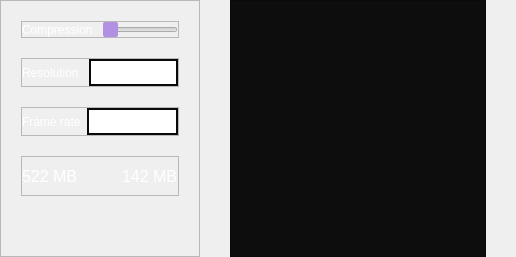
               <widget class="QFrame" name="display">
                <property name="minimumSize">
                 <size>
                  <width>0</width>
                  <height>0</height>
                 </size>
                </property>
                <property name="frameShape">
                 <enum>QFrame::NoFrame</enum>
                </property>
                <property name="frameShadow">
                 <enum>QFrame::Raised</enum>
                </property>
                <layout class="QHBoxLayout" name="horizontalLayout_12">
                 <property name="spacing">
                  <number>0</number>
                 </property>
                 <property name="leftMargin">
                  <number>0</number>
                 </property>
                 <property name="topMargin">
                  <number>0</number>
                 </property>
                 <property name="rightMargin">
                  <number>0</number>
                 </property>
                 <property name="bottomMargin">
                  <number>0</number>
                 </property>
                 <item>
                  <widget class="QFrame" name="optimize_menu">
                   <property name="maximumSize">
                    <size>
                     <width>200</width>
                     <height>16777215</height>
                    </size>
                   </property>
                   <property name="styleSheet">
                    <string notr="true">QLabel{
	color:#FFFFFF;
}
QComboBox
{
	color:#ffffff;
    border: 2px solid #090909;
    padding-left: 10px;
    padding-right: 10px;
    padding-top: 3px;
    padding-bottom: 4px;
}


QComboBox:hover:!pressed
{
    border-color: rgb(102, 102, 102);
}

QComboBox::pressed
{
}

QComboBox QAbstractItemView
 {
    background: #121212;
    selection-background-color: #121212;
   padding-left: 9px;
   padding-right: 9px;
}

QComboBox QAbstractItemView::item
{
	color:#FFFFFF;
	padding-top: 3px;
    padding-bottom: 4px;
}


QComboBox::drop-down
{
    border: none;
    padding-right: 8px;
}

QComboBox::down-arrow
{
    image: url(:/Cliptimizer/icons/downarrow.svg);
    height: 6px;
    width: 12px;
}

QScrollBar:vertical {
	 border:none;
		background: #323232;
		width:5px;
	margin:15px 0 15px 0;
	border-radius:0px;
    }
QScrollBar::handle:vertical {
	background-color: #222222;
        min-height:20px;
	border-radius:5px;
    }
QScrollBar::add-line:vertical {
        background-color: rgb(44, 44, 44);
     height: 0px;
     subcontrol-position: bottom;
    subcontrol-origin: margin;
    }
 QScrollBar::sub-line:vertical {
  background-color: rgb(44, 44, 44);
       height: 0 px;
       subcontrol-position: top;
       subcontrol-origin: margin;
    }
QScrollBar::up-arrow:vertical, QScrollBar::down-aroow:vertical{
	background:none;
}
QScrollBar::add-page:vertical, QScrollBar::sub-page:vertical{
	background:none;
}

</string>
                   </property>
                   <property name="frameShape">
                    <enum>QFrame::StyledPanel</enum>
                   </property>
                   <property name="frameShadow">
                    <enum>QFrame::Raised</enum>
                   </property>
                   <layout class="QVBoxLayout" name="verticalLayout_6">
                    <property name="spacing">
                     <number>20</number>
                    </property>
                    <property name="leftMargin">
                     <number>20</number>
                    </property>
                    <property name="topMargin">
                     <number>20</number>
                    </property>
                    <property name="rightMargin">
                     <number>20</number>
                    </property>
                    <property name="bottomMargin">
                     <number>20</number>
                    </property>
                    <item>
                     <widget class="QFrame" name="frame_7">
                      <property name="frameShape">
                       <enum>QFrame::StyledPanel</enum>
                      </property>
                      <property name="frameShadow">
                       <enum>QFrame::Raised</enum>
                      </property>
                      <layout class="QHBoxLayout" name="horizontalLayout_13">
                       <property name="spacing">
                        <number>10</number>
                       </property>
                       <property name="leftMargin">
                        <number>0</number>
                       </property>
                       <property name="topMargin">
                        <number>0</number>
                       </property>
                       <property name="rightMargin">
                        <number>0</number>
                       </property>
                       <property name="bottomMargin">
                        <number>0</number>
                       </property>
                       <item>
                        <widget class="QLabel" name="label_4">
                         <property name="text">
                          <string>Compression</string>
                         </property>
                        </widget>
                       </item>
                       <item>
                        <widget class="QSlider" name="optimizeSlider">
                         <property name="styleSheet">
                          <string notr="true">QSlider::handle:horizontal{ 
		background-color:#b290e2;
		border-radius:2px;
} 
QSlider:handle:horizontal:hover{
        background: #a081cb;
}
QSlider:handle:horizontal:pressed{
        background: #8e73b4;
}</string>
                         </property>
                         <property name="maximum">
                          <number>50</number>
                         </property>
                         <property name="singleStep">
                          <number>2</number>
                         </property>
                         <property name="orientation">
                          <enum>Qt::Horizontal</enum>
                         </property>
                        </widget>
                       </item>
                      </layout>
                     </widget>
                    </item>
                    <item>
                     <widget class="QFrame" name="frame_11">
                      <property name="frameShape">
                       <enum>QFrame::StyledPanel</enum>
                      </property>
                      <property name="frameShadow">
                       <enum>QFrame::Raised</enum>
                      </property>
                      <layout class="QHBoxLayout" name="horizontalLayout_14">
                       <property name="spacing">
                        <number>10</number>
                       </property>
                       <property name="leftMargin">
                        <number>0</number>
                       </property>
                       <property name="topMargin">
                        <number>0</number>
                       </property>
                       <property name="rightMargin">
                        <number>0</number>
                       </property>
                       <property name="bottomMargin">
                        <number>0</number>
                       </property>
                       <item>
                        <widget class="QLabel" name="label_7">
                         <property name="maximumSize">
                          <size>
                           <width>65</width>
                           <height>16777215</height>
                          </size>
                         </property>
                         <property name="text">
                          <string>Resolution</string>
                         </property>
                        </widget>
                       </item>
                       <item>
                        <widget class="QComboBox" name="resCombo">
                         <item>
                          <property name="text">
                           <string>Default</string>
                          </property>
                         </item>
                         <item>
                          <property name="text">
                           <string>1920 x 1080</string>
                          </property>
                         </item>
                         <item>
                          <property name="text">
                           <string>1680 x 1050</string>
                          </property>
                         </item>
                         <item>
                          <property name="text">
                           <string>1600 x 1024</string>
                          </property>
                         </item>
                         <item>
                          <property name="text">
                           <string>1600 x 900</string>
                          </property>
                         </item>
                         <item>
                          <property name="text">
                           <string>1440 x 900</string>
                          </property>
                         </item>
                         <item>
                          <property name="text">
                           <string>1366 x 768</string>
                          </property>
                         </item>
                         <item>
                          <property name="text">
                           <string>1360 x 768</string>
                          </property>
                         </item>
                         <item>
                          <property name="text">
                           <string>1280 x 1024</string>
                          </property>
                         </item>
                         <item>
                          <property name="text">
                           <string>1280 x 960</string>
                          </property>
                         </item>
                         <item>
                          <property name="text">
                           <string>1280 x 800</string>
                          </property>
                         </item>
                         <item>
                          <property name="text">
                           <string>1280 x 768</string>
                          </property>
                         </item>
                         <item>
                          <property name="text">
                           <string>1280 x 720</string>
                          </property>
                         </item>
                         <item>
                          <property name="text">
                           <string>1176 x 664</string>
                          </property>
                         </item>
                         <item>
                          <property name="text">
                           <string>1152 x 864</string>
                          </property>
                         </item>
                         <item>
                          <property name="text">
                           <string>1024 x 768</string>
                          </property>
                         </item>
                         <item>
                          <property name="text">
                           <string>800 x 600</string>
                          </property>
                         </item>
                        </widget>
                       </item>
                      </layout>
                     </widget>
                    </item>
                    <item>
                     <widget class="QFrame" name="frame_3">
                      <property name="frameShape">
                       <enum>QFrame::StyledPanel</enum>
                      </property>
                      <property name="frameShadow">
                       <enum>QFrame::Raised</enum>
                      </property>
                      <layout class="QHBoxLayout" name="horizontalLayout_4">
                       <property name="spacing">
                        <number>0</number>
                       </property>
                       <property name="leftMargin">
                        <number>0</number>
                       </property>
                       <property name="topMargin">
                        <number>0</number>
                       </property>
                       <property name="rightMargin">
                        <number>0</number>
                       </property>
                       <property name="bottomMargin">
                        <number>0</number>
                       </property>
                       <item>
                        <widget class="QLabel" name="label">
                         <property name="maximumSize">
                          <size>
                           <width>65</width>
                           <height>16777215</height>
                          </size>
                         </property>
                         <property name="text">
                          <string>Frame rate</string>
                         </property>
                        </widget>
                       </item>
                       <item>
                        <widget class="QComboBox" name="fpsCombo">
                         <item>
                          <property name="text">
                           <string>Default</string>
                          </property>
                         </item>
                         <item>
                          <property name="text">
                           <string>60</string>
                          </property>
                         </item>
                         <item>
                          <property name="text">
                           <string>59.94</string>
                          </property>
                         </item>
                         <item>
                          <property name="text">
                           <string>50</string>
                          </property>
                         </item>
                         <item>
                          <property name="text">
                           <string>30</string>
                          </property>
                         </item>
                         <item>
                          <property name="text">
                           <string>29.97</string>
                          </property>
                         </item>
                         <item>
                          <property name="text">
                           <string>25</string>
                          </property>
                         </item>
                         <item>
                          <property name="text">
                           <string>24</string>
                          </property>
                         </item>
                         <item>
                          <property name="text">
                           <string>23.976</string>
                          </property>
                         </item>
                         <item>
                          <property name="text">
                           <string>15</string>
                          </property>
                         </item>
                        </widget>
                       </item>
                      </layout>
                     </widget>
                    </item>
                    <item>
                     <widget class="QFrame" name="optimizeLevel">
                      <property name="minimumSize">
                       <size>
                        <width>0</width>
                        <height>40</height>
                       </size>
                      </property>
                      <property name="styleSheet">
                       <string notr="true"/>
                      </property>
                      <property name="frameShape">
                       <enum>QFrame::StyledPanel</enum>
                      </property>
                      <property name="frameShadow">
                       <enum>QFrame::Raised</enum>
                      </property>
                      <layout class="QHBoxLayout" name="horizontalLayout_16">
                       <property name="spacing">
                        <number>0</number>
                       </property>
                       <property name="leftMargin">
                        <number>0</number>
                       </property>
                       <property name="topMargin">
                        <number>0</number>
                       </property>
                       <property name="rightMargin">
                        <number>0</number>
                       </property>
                       <property name="bottomMargin">
                        <number>0</number>
                       </property>
                       <item>
                        <widget class="QLabel" name="size_before">
                         <property name="font">
                          <font>
                           <pointsize>12</pointsize>
                          </font>
                         </property>
                         <property name="text">
                          <string>522 MB</string>
                         </property>
                        </widget>
                       </item>
                       <item>
                        <widget class="QLabel" name="size_arrow">
                         <property name="text">
                          <string/>
                         </property>
                         <property name="pixmap">
                          <pixmap resource="cliptimizer.qrc">:/Cliptimizer/icons/optimizearrow.svg</pixmap>
                         </property>
                         <property name="alignment">
                          <set>Qt::AlignCenter</set>
                         </property>
                        </widget>
                       </item>
                       <item>
                        <widget class="QLabel" name="size_after">
                         <property name="font">
                          <font>
                           <pointsize>12</pointsize>
                          </font>
                         </property>
                         <property name="text">
                          <string>142 MB</string>
                         </property>
                        </widget>
                       </item>
                      </layout>
                     </widget>
                    </item>
                    <item>
                     <spacer name="verticalSpacer_5">
                      <property name="orientation">
                       <enum>Qt::Vertical</enum>
                      </property>
                      <property name="sizeHint" stdset="0">
                       <size>
                        <width>20</width>
                        <height>40</height>
                       </size>
                      </property>
                     </spacer>
                    </item>
                   </layout>
                  </widget>
                 </item>
                 <item>
                  <widget class="QPushButton" name="previousBtn">
                   <property name="maximumSize">
                    <size>
                     <width>30</width>
                     <height>20</height>
                    </size>
                   </property>
                   <property name="font">
                    <font>
                     <pointsize>20</pointsize>
                     <bold>true</bold>
                    </font>
                   </property>
                   <property name="cursor">
                    <cursorShape>PointingHandCursor</cursorShape>
                   </property>
                   <property name="toolTip">
                    <string>Previous Clip</string>
                   </property>
                   <property name="styleSheet">
                    <string notr="true">border:0;</string>
                   </property>
                   <property name="text">
                    <string/>
                   </property>
                   <property name="icon">
                    <iconset resource="cliptimizer.qrc">
                     <normaloff>:/Cliptimizer/icons/leftarrow.svg</normaloff>:/Cliptimizer/icons/leftarrow.svg</iconset>
                   </property>
                   <property name="iconSize">
                    <size>
                     <width>30</width>
                     <height>30</height>
                    </size>
                   </property>
                   <property name="flat">
                    <bool>true</bool>
                   </property>
                  </widget>
                 </item>
                 <item>
                  <widget class="QStackedWidget" name="videostacked">
                   <property name="currentIndex">
                    <number>1</number>
                   </property>
                   <widget class="QWidget" name="video">
                    <layout class="QVBoxLayout" name="verticalLayout_4">
                     <property name="spacing">
                      <number>0</number>
                     </property>
                     <property name="leftMargin">
                      <number>0</number>
                     </property>
                     <property name="topMargin">
                      <number>0</number>
                     </property>
                     <property name="rightMargin">
                      <number>0</number>
                     </property>
                     <property name="bottomMargin">
                      <number>0</number>
                     </property>
                     <item>
                      <widget class="VideoDisplay" name="gView">
                       <property name="styleSheet">
                        <string notr="true">background-color: rgb(13, 13, 13);
border-radius: 5%;
</string>
                       </property>
                      </widget>
                     </item>
                    </layout>
                   </widget>
                   <widget class="QWidget" name="loading">
                    <layout class="QVBoxLayout" name="verticalLayout_3">
                     <property name="spacing">
                      <number>0</number>
                     </property>
                     <property name="leftMargin">
                      <number>0</number>
                     </property>
                     <property name="topMargin">
                      <number>0</number>
                     </property>
                     <property name="rightMargin">
                      <number>0</number>
                     </property>
                     <property name="bottomMargin">
                      <number>0</number>
                     </property>
                     <item>
                      <widget class="QFrame" name="frame_4">
                       <property name="styleSheet">
                        <string notr="true">background-color: rgb(13, 13, 13);
</string>
                       </property>
                       <property name="frameShape">
                        <enum>QFrame::StyledPanel</enum>
                       </property>
                       <property name="frameShadow">
                        <enum>QFrame::Raised</enum>
                       </property>
                       <layout class="QHBoxLayout" name="horizontalLayout_5">
                        <item>
                         <widget class="QLabel" name="loadinglabel">
                          <property name="maximumSize">
                           <size>
                            <width>100</width>
                            <height>100</height>
                           </size>
                          </property>
                          <property name="text">
                           <string/>
                          </property>
                          <property name="scaledContents">
                           <bool>true</bool>
                          </property>
                          <property name="alignment">
                           <set>Qt::AlignCenter</set>
                          </property>
                         </widget>
                        </item>
                       </layout>
                      </widget>
                     </item>
                    </layout>
                   </widget>
                  </widget>
                 </item>
                 <item>
                  <widget class="QPushButton" name="nextBtn">
                   <property name="minimumSize">
                    <size>
                     <width>30</width>
                     <height>0</height>
                    </size>
                   </property>
                   <property name="maximumSize">
                    <size>
                     <width>0</width>
                     <height>20</height>
                    </size>
                   </property>
                   <property name="font">
                    <font>
                     <pointsize>20</pointsize>
                     <bold>true</bold>
                    </font>
                   </property>
                   <property name="cursor">
                    <cursorShape>PointingHandCursor</cursorShape>
                   </property>
                   <property name="toolTip">
                    <string>Next Clip</string>
                   </property>
                   <property name="styleSheet">
                    <string notr="true">border:0;</string>
                   </property>
                   <property name="text">
                    <string/>
                   </property>
                   <property name="icon">
                    <iconset resource="cliptimizer.qrc">
                     <normaloff>:/Cliptimizer/icons/rightarrow.svg</normaloff>:/Cliptimizer/icons/rightarrow.svg</iconset>
                   </property>
                   <property name="iconSize">
                    <size>
                     <width>30</width>
                     <height>30</height>
                    </size>
                   </property>
                   <property name="flat">
                    <bool>true</bool>
                   </property>
                  </widget>
                 </item>
                </layout>
               </widget>
